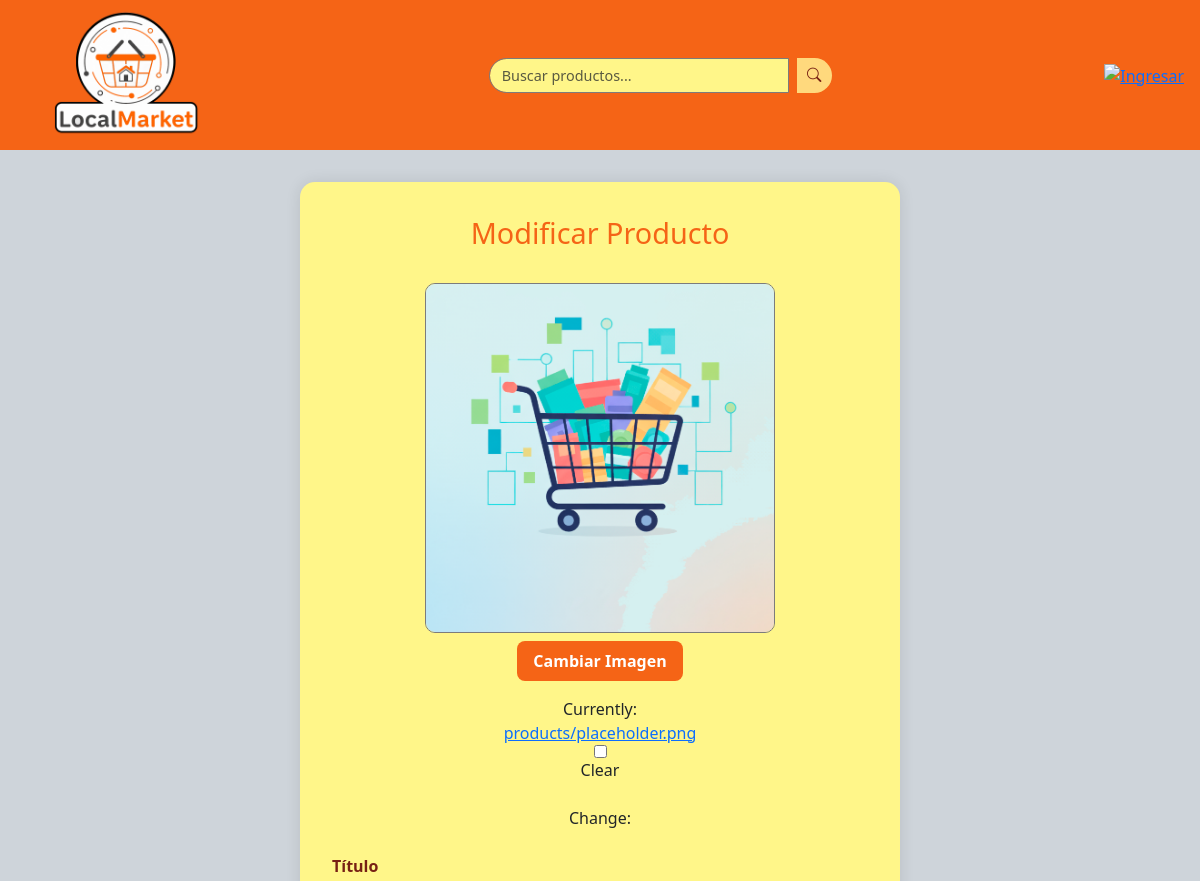
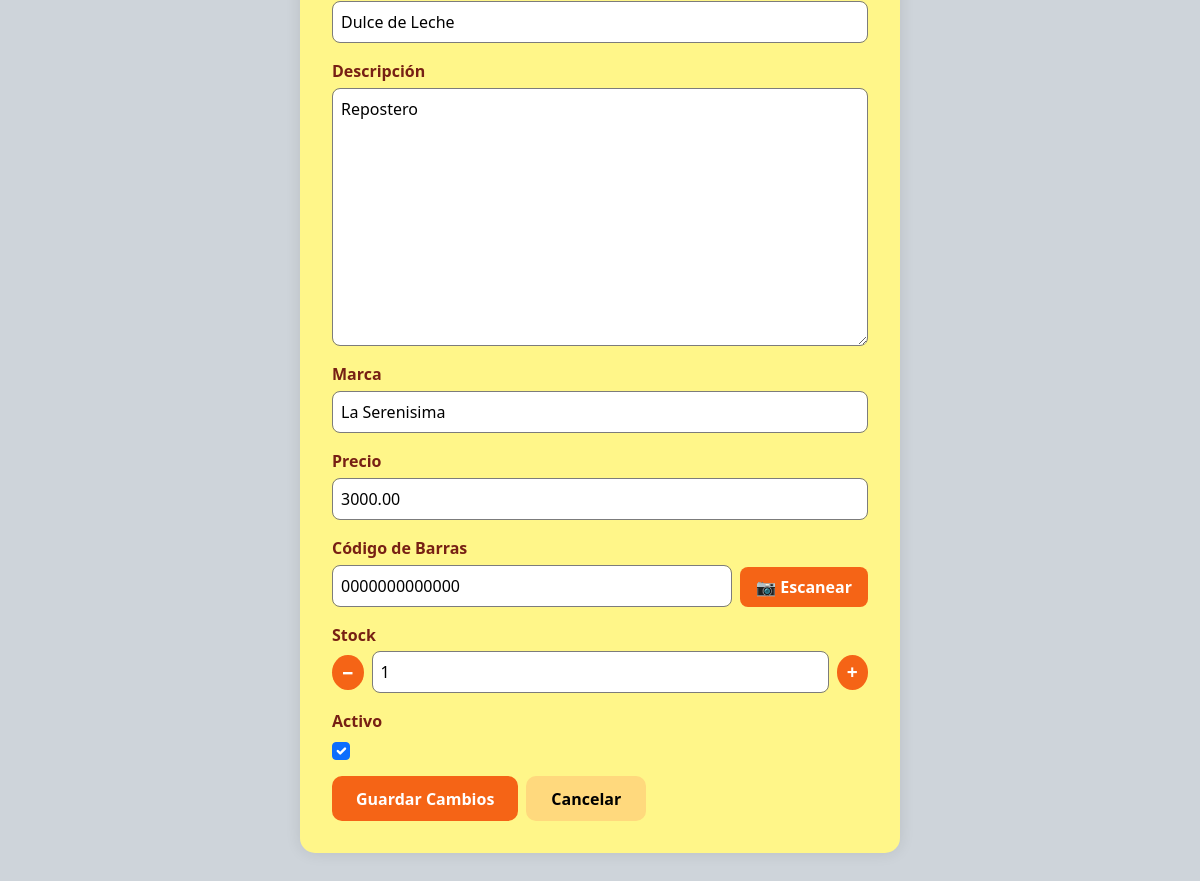
/productos/1/modificar/, run on the app's committed database (2 pictures, top to bottom).
### market/models.py (models this page shows, shortened)
class Product(models.Model):
    seller = models.ForeignKey(
        settings.AUTH_USER_MODEL,
        on_delete=models.CASCADE,
        related_name="products"
    )
    title = models.CharField(max_length=200)
    description = models.TextField(blank=True)
    marca = models.CharField(max_length=100, blank=True, default="Generico")
    price = models.DecimalField(max_digits=12, decimal_places=2)
    image = models.ImageField(
        upload_to="products/",
        blank=True,
        null=True,
        default="products/placeholder.png"
    )
    barcode = models.CharField(
        max_length=13,
        blank=True,
        default="0000000000000"
    )
    stock = models.IntegerField(
        blank=True,
        default=1
    )
    created_at = models.DateTimeField(auto_now_add=True)
    active = models.BooleanField(default=True)
    source = models.CharField(max_length=100, blank=True, default="Coto")  # supermercado
    query = models.CharField(max_length=100, blank=True, null=True)  # término de búsqueda

### market/views.py (the view)
# urls.py: path('<int:product_id>/modificar/', views.mod_product, name='mod_product'),
def mod_product(request, product_id):
    product = get_object_or_404(Product, pk=product_id)
    if request.method == 'POST':
        form = ProductForm(request.POST, request.FILES, instance=product)
        if form.is_valid():
            form.save()
            return redirect('market:product_list')
    else:
        form = ProductForm(instance=product)
    return render(request, 'market/mod_product.html', {'form': form})

### market/forms.py
class ProductForm(forms.ModelForm):
    class Meta:
        model = Product
        fields = ["title", "description", "marca", "price", "active", "image","barcode","stock",]
        widgets = {
            "title": forms.TextInput(attrs={"class": "form-control"}),
            "description": forms.Textarea(attrs={"class": "form-control"}),
            "marca": forms.TextInput(attrs={"class": "form-control"}),
            "price": forms.NumberInput(attrs={"class": "form-control"}),
            "active": forms.CheckboxInput(attrs={"class": "form-check-input"}),
            "image": forms.ClearableFileInput(attrs={
                "id": "id_image",
                "accept": "image/*"
            }),
            "barcode": forms.TextInput(attrs={
               "class": "form-control",
               "placeholder": "Ej: 0000000000000"
           }),
            "stock": forms.NumberInput(attrs={
               "class": "form-control",
               "min": "0",
               "placeholder": "Cantidad disponible"
           }),
        }

### market/context_processors.py (called while the page is built)
def user_avatar(request):
    if request.user.is_authenticated:
        avatar_url = get_user_avatar(request.user)
        return {'user_avatar_url': avatar_url}
    return {}

### market/templates/market/mod_product.html (shortened to what this page needs)
{% extends "base.html" %}
{% block content %}
<div class="add-product-container">
  <h2 class="title">Modificar Producto</h2>
  <form method="post" enctype="multipart/form-data" class="add-product-form">
    <div class="image-upload-group">
      <div class="image-preview-wrapper">
        <img id="imagePreview"
             src="{% if form.instance.image %}{{ form.instance.image.url }}{% else %}{{ MEDIA_URL }}products/placeholder.png{% endif %}"
             data-placeholder="{{ MEDIA_URL }}products/placeholder.png"
             alt="Preview imagen"
             class="image-preview">
      </div>
      <button type="button" id="selectImageBtn" class="btn select-image-btn">
        Cambiar Imagen
      </button>
      {{ form.image }}
    </div>
    <div class="form-inputs">
      <div class="form-group">
        <label for="id_title">Título</label>
        {{ form.title }}
      </div>
      <div class="form-group">
        <label for="id_description">Descripción</label>
        {{ form.description }}
      </div>
      <div class="form-group">
        <label for="id_marca">Marca</label>
        {{ form.marca }}
      </div>
      <div class="form-group">
        <label for="id_price">Precio</label>
        {{ form.price }}
      </div>
      <div class="form-group">
        <label for="id_barcode">Código de Barras</label>
        <div class="barcode-group">
          {{ form.barcode }}
          <button type="button" class="barcode-scan-btn" onclick="window.location.href='{% url 'scanner:scan' %}'">
            📷 Escanear
          </button>
        </div>
      </div>
      <div class="form-group">
        <label for="id_stock">Stock</label>
        <div class="stock-group">
          <button type="button" class="stock-btn" onclick="decrementStock()">−</button>
          {{ form.stock }}
          <button type="button" class="stock-btn" onclick="incrementStock()">+</button>
        </div>
      </div>
      <div class="form-group">
        <label for="id_active">Activo</label>
        {{ form.active }}
      </div>
    </div>
    <div class="form-actions">
      <button type="submit" class="btn save-btn">Guardar Cambios</button>
      <a href="{% url 'market:product_list' %}" class="btn cancel-btn">Cancelar</a>
    </div>
  </form>
</div>
{% endblock %}

### static/css/styles.css (style rules this page uses)
:root { --orange-pantone: #f56416ff; --falu-red: #772014ff; --gray: #7c7c7cff; --jasmine: #ffd97dff; --maize: #fff689ff; }
.add-product-container { max-width: 600px; margin: 2rem auto; background-color: var(--maize); padding: 2rem; border-radius: 15px; box-shadow: 0 0 15px rgba(0, 0, 0, 0.1); }
.title { color: var(--orange-pantone); text-align: center; margin-bottom: 2rem; font-size: 1.8rem; }
.image-upload-group { display: flex; flex-direction: column; align-items: center; margin-bottom: 1.5rem; }
.image-preview-wrapper { width: 100%; max-width: 350px; height: 350px; border: 1px solid var(--gray); border-radius: 10px; overflow: hidden; margin-bottom: 0.5rem; }
.image-preview { width: 100%; height: 100%; object-fit: cover; }
.select-image-btn { background-color: var(--orange-pantone); color: #fff; font-weight: 600; padding: 0.5rem 1rem; border-radius: 8px; border: none; cursor: pointer; transition: background-color 0.3s ease; margin-bottom: 1rem; }
.form-inputs .form-group { display: flex; flex-direction: column; margin-bottom: 1rem; }
.form-inputs label { font-weight: 600; margin-bottom: 0.3rem; color: var(--falu-red); }
.form-inputs input, .form-inputs textarea, .form-inputs select { background-color: #fff; color: #000; border: 1px solid var(--gray); border-radius: 8px; padding: 0.5rem; font-size: 1rem; }
.form-inputs textarea { resize: vertical; }
.stock-group { display: flex; align-items: center; gap: 0.5rem; }
.stock-btn { background-color: var(--orange-pantone); color: #fff; border: none; width: 35px; height: 35px; border-radius: 50%; font-size: 1.2rem; font-weight: bold; cursor: pointer; transition: background-color 0.3s ease; display: flex; align-items: center; justify-content: center; }
.form-actions { display: flex; justify-content: flex-start; gap: 0.5rem; margin-top: 1rem; flex-wrap: wrap; }
.save-btn, .scanner-btn { background-color: var(--orange-pantone); border: none; color: #fff; font-weight: 600; padding: 0.6rem 1.5rem; border-radius: 10px; cursor: pointer; transition: background-color 0.3s ease; text-decoration: none; display: inline-block; }
.cancel-btn { background-color: var(--jasmine); color: #000; font-weight: 600; padding: 0.6rem 1.5rem; border-radius: 10px; text-decoration: none; transition: background-color 0.3s ease; display: inline-block; }
.barcode-group { display: flex; align-items: flex-end; gap: 0.5rem; }
.barcode-group input { flex: 1; }
.barcode-scan-btn { background-color: var(--orange-pantone); color: #fff; border: none; padding: 0.5rem 1rem; border-radius: 8px; font-weight: 600; cursor: pointer; transition: background-color 0.3s ease; white-space: nowrap; }

### static/dashboard/dashboard.css (style rules this page uses)
:root { --orange-pantone: #f56416ff; --falu-red: #772014ff; --gray: #7c7c7cff; --jasmine: #ffd97dff; --maize: #fff689ff; }
h2 { color: var(--falu-red) ; margin: 2px auto; }

### data on the page
Product: image (placeholder picture), title "Dulce de Leche", description "Repostero", marca "La Serenisima", price "3000.00", barcode "0000000000000", stock "1", active "☑"
